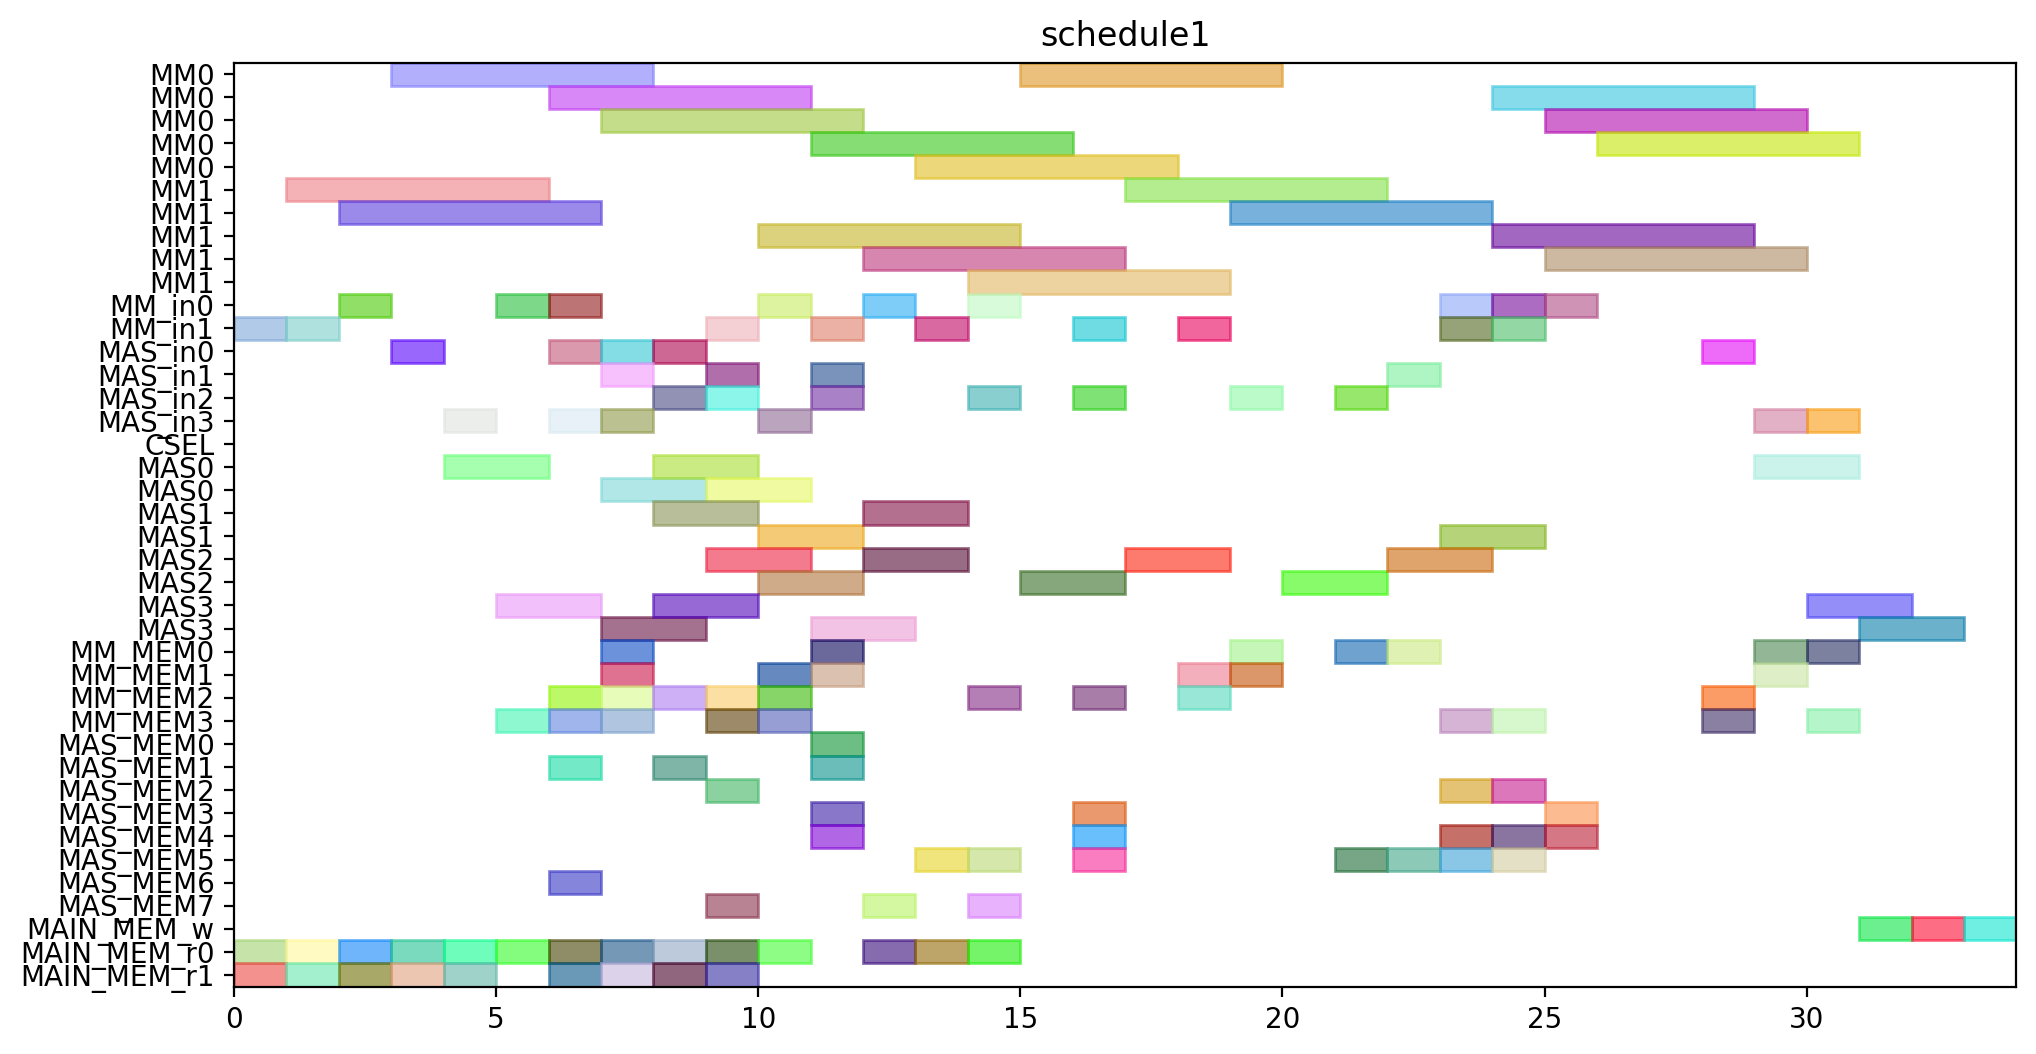

The Python source for this figure:
from pyschedule import Scenario, solvers, plotters, alt


def solve():
	horizon = 142
	S = Scenario("schedule1", horizon=horizon)

	# resource
	MM = S.Resources('MM', num=2, size=5)
	MM_in = S.Resources('MM_in', num=2)
	MAS_in = S.Resources('MAS_in', num=4)
	CSEL = S.Resource('CSEL')
	MAS = S.Resources('MAS', num=4, size=2, periods=range(1, horizon))
	MM_MEM = S.Resources('MM_MEM', num=4)
	MAS_MEM = S.Resources('MAS_MEM', num=8)
	MAIN_MEM_w = S.Resource('MAIN_MEM_w', size=1)
	MAIN_MEM_r = S.Resources('MAIN_MEM_r', num=2)

	# result of previous scheduling
	t2_in = S.Task('t2_in', length=1, delay_cost=1)
	S += t2_in >= 0
	t2_in += MM_in[1]

	t2_mem0 = S.Task('t2_mem0', length=1, delay_cost=1)
	S += t2_mem0 >= 0
	t2_mem0 += MAIN_MEM_r[0]

	t2_mem1 = S.Task('t2_mem1', length=1, delay_cost=1)
	S += t2_mem1 >= 0
	t2_mem1 += MAIN_MEM_r[1]

	t0_in = S.Task('t0_in', length=1, delay_cost=1)
	S += t0_in >= 1
	t0_in += MM_in[1]

	t0_mem0 = S.Task('t0_mem0', length=1, delay_cost=1)
	S += t0_mem0 >= 1
	t0_mem0 += MAIN_MEM_r[0]

	t0_mem1 = S.Task('t0_mem1', length=1, delay_cost=1)
	S += t0_mem1 >= 1
	t0_mem1 += MAIN_MEM_r[1]

	t2 = S.Task('t2', length=5, delay_cost=1)
	S += t2 >= 1
	t2 += MM[1]

	t0 = S.Task('t0', length=5, delay_cost=1)
	S += t0 >= 2
	t0 += MM[1]

	t1_in = S.Task('t1_in', length=1, delay_cost=1)
	S += t1_in >= 2
	t1_in += MM_in[0]

	t1_mem0 = S.Task('t1_mem0', length=1, delay_cost=1)
	S += t1_mem0 >= 2
	t1_mem0 += MAIN_MEM_r[0]

	t1_mem1 = S.Task('t1_mem1', length=1, delay_cost=1)
	S += t1_mem1 >= 2
	t1_mem1 += MAIN_MEM_r[1]

	t1 = S.Task('t1', length=5, delay_cost=1)
	S += t1 >= 3
	t1 += MM[0]

	t9_in = S.Task('t9_in', length=1, delay_cost=1)
	S += t9_in >= 3
	t9_in += MAS_in[0]

	t9_mem0 = S.Task('t9_mem0', length=1, delay_cost=1)
	S += t9_mem0 >= 3
	t9_mem0 += MAIN_MEM_r[0]

	t9_mem1 = S.Task('t9_mem1', length=1, delay_cost=1)
	S += t9_mem1 >= 3
	t9_mem1 += MAIN_MEM_r[1]

	t8_in = S.Task('t8_in', length=1, delay_cost=1)
	S += t8_in >= 4
	t8_in += MAS_in[3]

	t8_mem0 = S.Task('t8_mem0', length=1, delay_cost=1)
	S += t8_mem0 >= 4
	t8_mem0 += MAIN_MEM_r[0]

	t8_mem1 = S.Task('t8_mem1', length=1, delay_cost=1)
	S += t8_mem1 >= 4
	t8_mem1 += MAIN_MEM_r[1]

	t9 = S.Task('t9', length=2, delay_cost=1)
	S += t9 >= 4
	t9 += MAS[0]

	t26_in = S.Task('t26_in', length=1, delay_cost=1)
	S += t26_in >= 5
	t26_in += MM_in[0]

	t26_mem0 = S.Task('t26_mem0', length=1, delay_cost=1)
	S += t26_mem0 >= 5
	t26_mem0 += MAIN_MEM_r[0]

	t26_mem1 = S.Task('t26_mem1', length=1, delay_cost=1)
	S += t26_mem1 >= 5
	t26_mem1 += MM_MEM[3]

	t8 = S.Task('t8', length=2, delay_cost=1)
	S += t8 >= 5
	t8 += MAS[3]

	t10_in = S.Task('t10_in', length=1, delay_cost=1)
	S += t10_in >= 6
	t10_in += MM_in[0]

	t10_mem0 = S.Task('t10_mem0', length=1, delay_cost=1)
	S += t10_mem0 >= 6
	t10_mem0 += MAS_MEM[6]

	t10_mem1 = S.Task('t10_mem1', length=1, delay_cost=1)
	S += t10_mem1 >= 6
	t10_mem1 += MAS_MEM[1]

	t24_in = S.Task('t24_in', length=1, delay_cost=1)
	S += t24_in >= 6
	t24_in += MAS_in[0]

	t24_mem0 = S.Task('t24_mem0', length=1, delay_cost=1)
	S += t24_mem0 >= 6
	t24_mem0 += MM_MEM[2]

	t24_mem1 = S.Task('t24_mem1', length=1, delay_cost=1)
	S += t24_mem1 >= 6
	t24_mem1 += MM_MEM[3]

	t26 = S.Task('t26', length=5, delay_cost=1)
	S += t26 >= 6
	t26 += MM[0]

	t4_in = S.Task('t4_in', length=1, delay_cost=1)
	S += t4_in >= 6
	t4_in += MAS_in[3]

	t4_mem0 = S.Task('t4_mem0', length=1, delay_cost=1)
	S += t4_mem0 >= 6
	t4_mem0 += MAIN_MEM_r[0]

	t4_mem1 = S.Task('t4_mem1', length=1, delay_cost=1)
	S += t4_mem1 >= 6
	t4_mem1 += MAIN_MEM_r[1]

	t10 = S.Task('t10', length=5, delay_cost=1)
	S += t10 >= 7
	t10 += MM[0]

	t11_in = S.Task('t11_in', length=1, delay_cost=1)
	S += t11_in >= 7
	t11_in += MAS_in[0]

	t11_mem0 = S.Task('t11_mem0', length=1, delay_cost=1)
	S += t11_mem0 >= 7
	t11_mem0 += MM_MEM[0]

	t11_mem1 = S.Task('t11_mem1', length=1, delay_cost=1)
	S += t11_mem1 >= 7
	t11_mem1 += MM_MEM[3]

	t24 = S.Task('t24', length=2, delay_cost=1)
	S += t24 >= 7
	t24 += MAS[0]

	t3_in = S.Task('t3_in', length=1, delay_cost=1)
	S += t3_in >= 7
	t3_in += MAS_in[1]

	t3_mem0 = S.Task('t3_mem0', length=1, delay_cost=1)
	S += t3_mem0 >= 7
	t3_mem0 += MAIN_MEM_r[0]

	t3_mem1 = S.Task('t3_mem1', length=1, delay_cost=1)
	S += t3_mem1 >= 7
	t3_mem1 += MAIN_MEM_r[1]

	t4 = S.Task('t4', length=2, delay_cost=1)
	S += t4 >= 7
	t4 += MAS[3]

	t6_in = S.Task('t6_in', length=1, delay_cost=1)
	S += t6_in >= 7
	t6_in += MAS_in[3]

	t6_mem0 = S.Task('t6_mem0', length=1, delay_cost=1)
	S += t6_mem0 >= 7
	t6_mem0 += MM_MEM[2]

	t6_mem1 = S.Task('t6_mem1', length=1, delay_cost=1)
	S += t6_mem1 >= 7
	t6_mem1 += MM_MEM[1]

	t11 = S.Task('t11', length=2, delay_cost=1)
	S += t11 >= 8
	t11 += MAS[0]

	t13_in = S.Task('t13_in', length=1, delay_cost=1)
	S += t13_in >= 8
	t13_in += MAS_in[2]

	t13_mem0 = S.Task('t13_mem0', length=1, delay_cost=1)
	S += t13_mem0 >= 8
	t13_mem0 += MAIN_MEM_r[0]

	t13_mem1 = S.Task('t13_mem1', length=1, delay_cost=1)
	S += t13_mem1 >= 8
	t13_mem1 += MAIN_MEM_r[1]

	t25_in = S.Task('t25_in', length=1, delay_cost=1)
	S += t25_in >= 8
	t25_in += MAS_in[0]

	t25_mem0 = S.Task('t25_mem0', length=1, delay_cost=1)
	S += t25_mem0 >= 8
	t25_mem0 += MM_MEM[2]

	t25_mem1 = S.Task('t25_mem1', length=1, delay_cost=1)
	S += t25_mem1 >= 8
	t25_mem1 += MAS_MEM[1]

	t3 = S.Task('t3', length=2, delay_cost=1)
	S += t3 >= 8
	t3 += MAS[1]

	t6 = S.Task('t6', length=2, delay_cost=1)
	S += t6 >= 8
	t6 += MAS[3]

	t13 = S.Task('t13', length=2, delay_cost=1)
	S += t13 >= 9
	t13 += MAS[2]

	t14_in = S.Task('t14_in', length=1, delay_cost=1)
	S += t14_in >= 9
	t14_in += MAS_in[1]

	t14_mem0 = S.Task('t14_mem0', length=1, delay_cost=1)
	S += t14_mem0 >= 9
	t14_mem0 += MAIN_MEM_r[0]

	t14_mem1 = S.Task('t14_mem1', length=1, delay_cost=1)
	S += t14_mem1 >= 9
	t14_mem1 += MAIN_MEM_r[1]

	t16_in = S.Task('t16_in', length=1, delay_cost=1)
	S += t16_in >= 9
	t16_in += MAS_in[2]

	t16_mem0 = S.Task('t16_mem0', length=1, delay_cost=1)
	S += t16_mem0 >= 9
	t16_mem0 += MM_MEM[2]

	t16_mem1 = S.Task('t16_mem1', length=1, delay_cost=1)
	S += t16_mem1 >= 9
	t16_mem1 += MM_MEM[3]

	t25 = S.Task('t25', length=2, delay_cost=1)
	S += t25 >= 9
	t25 += MAS[0]

	t5_in = S.Task('t5_in', length=1, delay_cost=1)
	S += t5_in >= 9
	t5_in += MM_in[1]

	t5_mem0 = S.Task('t5_mem0', length=1, delay_cost=1)
	S += t5_mem0 >= 9
	t5_mem0 += MAS_MEM[2]

	t5_mem1 = S.Task('t5_mem1', length=1, delay_cost=1)
	S += t5_mem1 >= 9
	t5_mem1 += MAS_MEM[7]

	t14 = S.Task('t14', length=2, delay_cost=1)
	S += t14 >= 10
	t14 += MAS[1]

	t16 = S.Task('t16', length=2, delay_cost=1)
	S += t16 >= 10
	t16 += MAS[2]

	t19_in = S.Task('t19_in', length=1, delay_cost=1)
	S += t19_in >= 10
	t19_in += MM_in[0]

	t19_mem0 = S.Task('t19_mem0', length=1, delay_cost=1)
	S += t19_mem0 >= 10
	t19_mem0 += MAIN_MEM_r[0]

	t19_mem1 = S.Task('t19_mem1', length=1, delay_cost=1)
	S += t19_mem1 >= 10
	t19_mem1 += MM_MEM[3]

	t29_in = S.Task('t29_in', length=1, delay_cost=1)
	S += t29_in >= 10
	t29_in += MAS_in[3]

	t29_mem0 = S.Task('t29_mem0', length=1, delay_cost=1)
	S += t29_mem0 >= 10
	t29_mem0 += MM_MEM[2]

	t29_mem1 = S.Task('t29_mem1', length=1, delay_cost=1)
	S += t29_mem1 >= 10
	t29_mem1 += MM_MEM[1]

	t5 = S.Task('t5', length=5, delay_cost=1)
	S += t5 >= 10
	t5 += MM[1]

	t12_in = S.Task('t12_in', length=1, delay_cost=1)
	S += t12_in >= 11
	t12_in += MAS_in[2]

	t12_mem0 = S.Task('t12_mem0', length=1, delay_cost=1)
	S += t12_mem0 >= 11
	t12_mem0 += MM_MEM[0]

	t12_mem1 = S.Task('t12_mem1', length=1, delay_cost=1)
	S += t12_mem1 >= 11
	t12_mem1 += MAS_MEM[1]

	t15_in = S.Task('t15_in', length=1, delay_cost=1)
	S += t15_in >= 11
	t15_in += MM_in[1]

	t15_mem0 = S.Task('t15_mem0', length=1, delay_cost=1)
	S += t15_mem0 >= 11
	t15_mem0 += MAS_MEM[4]

	t15_mem1 = S.Task('t15_mem1', length=1, delay_cost=1)
	S += t15_mem1 >= 11
	t15_mem1 += MAS_MEM[3]

	t19 = S.Task('t19', length=5, delay_cost=1)
	S += t19 >= 11
	t19 += MM[0]

	t28_in = S.Task('t28_in', length=1, delay_cost=1)
	S += t28_in >= 11
	t28_in += MAS_in[1]

	t28_mem0 = S.Task('t28_mem0', length=1, delay_cost=1)
	S += t28_mem0 >= 11
	t28_mem0 += MAS_MEM[0]

	t28_mem1 = S.Task('t28_mem1', length=1, delay_cost=1)
	S += t28_mem1 >= 11
	t28_mem1 += MM_MEM[1]

	t29 = S.Task('t29', length=2, delay_cost=1)
	S += t29 >= 11
	t29 += MAS[3]

	t12 = S.Task('t12', length=2, delay_cost=1)
	S += t12 >= 12
	t12 += MAS[2]

	t15 = S.Task('t15', length=5, delay_cost=1)
	S += t15 >= 12
	t15 += MM[1]

	t28 = S.Task('t28', length=2, delay_cost=1)
	S += t28 >= 12
	t28 += MAS[1]

	t30_in = S.Task('t30_in', length=1, delay_cost=1)
	S += t30_in >= 12
	t30_in += MM_in[0]

	t30_mem0 = S.Task('t30_mem0', length=1, delay_cost=1)
	S += t30_mem0 >= 12
	t30_mem0 += MAIN_MEM_r[0]

	t30_mem1 = S.Task('t30_mem1', length=1, delay_cost=1)
	S += t30_mem1 >= 12
	t30_mem1 += MAS_MEM[7]

	t27_in = S.Task('t27_in', length=1, delay_cost=1)
	S += t27_in >= 13
	t27_in += MM_in[1]

	t27_mem0 = S.Task('t27_mem0', length=1, delay_cost=1)
	S += t27_mem0 >= 13
	t27_mem0 += MAIN_MEM_r[0]

	t27_mem1 = S.Task('t27_mem1', length=1, delay_cost=1)
	S += t27_mem1 >= 13
	t27_mem1 += MAS_MEM[5]

	t30 = S.Task('t30', length=5, delay_cost=1)
	S += t30 >= 13
	t30 += MM[0]

	t18_in = S.Task('t18_in', length=1, delay_cost=1)
	S += t18_in >= 14
	t18_in += MM_in[0]

	t18_mem0 = S.Task('t18_mem0', length=1, delay_cost=1)
	S += t18_mem0 >= 14
	t18_mem0 += MAIN_MEM_r[0]

	t18_mem1 = S.Task('t18_mem1', length=1, delay_cost=1)
	S += t18_mem1 >= 14
	t18_mem1 += MAS_MEM[5]

	t27 = S.Task('t27', length=5, delay_cost=1)
	S += t27 >= 14
	t27 += MM[1]

	t7_in = S.Task('t7_in', length=1, delay_cost=1)
	S += t7_in >= 14
	t7_in += MAS_in[2]

	t7_mem0 = S.Task('t7_mem0', length=1, delay_cost=1)
	S += t7_mem0 >= 14
	t7_mem0 += MM_MEM[2]

	t7_mem1 = S.Task('t7_mem1', length=1, delay_cost=1)
	S += t7_mem1 >= 14
	t7_mem1 += MAS_MEM[7]

	t18 = S.Task('t18', length=5, delay_cost=1)
	S += t18 >= 15
	t18 += MM[0]

	t7 = S.Task('t7', length=2, delay_cost=1)
	S += t7 >= 15
	t7 += MAS[2]

	t17_in = S.Task('t17_in', length=1, delay_cost=1)
	S += t17_in >= 16
	t17_in += MAS_in[2]

	t17_mem0 = S.Task('t17_mem0', length=1, delay_cost=1)
	S += t17_mem0 >= 16
	t17_mem0 += MM_MEM[2]

	t17_mem1 = S.Task('t17_mem1', length=1, delay_cost=1)
	S += t17_mem1 >= 16
	t17_mem1 += MAS_MEM[5]

	t35_in = S.Task('t35_in', length=1, delay_cost=1)
	S += t35_in >= 16
	t35_in += MM_in[1]

	t35_mem0 = S.Task('t35_mem0', length=1, delay_cost=1)
	S += t35_mem0 >= 16
	t35_mem0 += MAS_MEM[4]

	t35_mem1 = S.Task('t35_mem1', length=1, delay_cost=1)
	S += t35_mem1 >= 16
	t35_mem1 += MAS_MEM[3]

	t17 = S.Task('t17', length=2, delay_cost=1)
	S += t17 >= 17
	t17 += MAS[2]

	t35 = S.Task('t35', length=5, delay_cost=1)
	S += t35 >= 17
	t35 += MM[1]

	t31_in = S.Task('t31_in', length=1, delay_cost=1)
	S += t31_in >= 18
	t31_in += MM_in[1]

	t31_mem0 = S.Task('t31_mem0', length=1, delay_cost=1)
	S += t31_mem0 >= 18
	t31_mem0 += MM_MEM[2]

	t31_mem1 = S.Task('t31_mem1', length=1, delay_cost=1)
	S += t31_mem1 >= 18
	t31_mem1 += MM_MEM[1]

	t20_in = S.Task('t20_in', length=1, delay_cost=1)
	S += t20_in >= 19
	t20_in += MAS_in[2]

	t20_mem0 = S.Task('t20_mem0', length=1, delay_cost=1)
	S += t20_mem0 >= 19
	t20_mem0 += MM_MEM[0]

	t20_mem1 = S.Task('t20_mem1', length=1, delay_cost=1)
	S += t20_mem1 >= 19
	t20_mem1 += MM_MEM[1]

	t31 = S.Task('t31', length=5, delay_cost=1)
	S += t31 >= 19
	t31 += MM[1]

	t20 = S.Task('t20', length=2, delay_cost=1)
	S += t20 >= 20
	t20 += MAS[2]


	# new tasks
	t21 = S.Task('t21', length=2, delay_cost=1)
	t21 += alt(MAS)
	t21_in = S.Task('t21_in', length=1, delay_cost=1)
	t21_in += alt(MAS_in)
	S += t21_in*MAS_in[0]<=t21*MAS[0]

	S += t21_in*MAS_in[1]<=t21*MAS[1]

	S += t21_in*MAS_in[2]<=t21*MAS[2]

	S += t21_in*MAS_in[3]<=t21*MAS[3]

	t21_mem0 = S.Task('t21_mem0', length=1, delay_cost=1)
	t21_mem0 += MM_MEM[0]
	S += 7 < t21_mem0
	S += t21_mem0 <= t21

	t21_mem1 = S.Task('t21_mem1', length=1, delay_cost=1)
	t21_mem1 += MAS_MEM[5]
	S += 21 < t21_mem1
	S += t21_mem1 <= t21

	t22 = S.Task('t22', length=2, delay_cost=1)
	t22 += alt(MAS)
	t22_in = S.Task('t22_in', length=1, delay_cost=1)
	t22_in += alt(MAS_in)
	S += t22_in*MAS_in[0]<=t22*MAS[0]

	S += t22_in*MAS_in[1]<=t22*MAS[1]

	S += t22_in*MAS_in[2]<=t22*MAS[2]

	S += t22_in*MAS_in[3]<=t22*MAS[3]

	t22_mem0 = S.Task('t22_mem0', length=1, delay_cost=1)
	t22_mem0 += MM_MEM[0]
	S += 7 < t22_mem0
	S += t22_mem0 <= t22

	t22_mem1 = S.Task('t22_mem1', length=1, delay_cost=1)
	t22_mem1 += MAS_MEM[5]
	S += 21 < t22_mem1
	S += t22_mem1 <= t22

	t32 = S.Task('t32', length=5, delay_cost=1)
	t32 += alt(MM)
	t32_in = S.Task('t32_in', length=1, delay_cost=1)
	t32_in += alt(MM_in)
	S += t32_in*MM_in[0]<=t32*MM[0]
	S += t32_in*MM_in[1]<=t32*MM[1]
	t32_mem0 = S.Task('t32_mem0', length=1, delay_cost=1)
	t32_mem0 += MAS_MEM[2]
	S += 13 < t32_mem0
	S += t32_mem0 <= t32

	t32_mem1 = S.Task('t32_mem1', length=1, delay_cost=1)
	t32_mem1 += MM_MEM[3]
	S += 23 < t32_mem1
	S += t32_mem1 <= t32

	t33 = S.Task('t33', length=5, delay_cost=1)
	t33 += alt(MM)
	t33_in = S.Task('t33_in', length=1, delay_cost=1)
	t33_in += alt(MM_in)
	S += t33_in*MM_in[0]<=t33*MM[0]
	S += t33_in*MM_in[1]<=t33*MM[1]
	t33_mem0 = S.Task('t33_mem0', length=1, delay_cost=1)
	t33_mem0 += MAS_MEM[4]
	S += 18 < t33_mem0
	S += t33_mem0 <= t33

	t33_mem1 = S.Task('t33_mem1', length=1, delay_cost=1)
	t33_mem1 += MM_MEM[3]
	S += 23 < t33_mem1
	S += t33_mem1 <= t33

	t23 = S.Task('t23', length=5, delay_cost=1)
	t23 += alt(MM)
	t23_in = S.Task('t23_in', length=1, delay_cost=1)
	t23_in += alt(MM_in)
	S += t23_in*MM_in[0]<=t23*MM[0]
	S += t23_in*MM_in[1]<=t23*MM[1]
	t23_mem0 = S.Task('t23_mem0', length=1, delay_cost=1)
	t23_mem0 += alt(MAS_MEM)
	S += (t21*MAS[0])-1 < t23_mem0*MAS_MEM[0]
	S += (t21*MAS[1])-1 < t23_mem0*MAS_MEM[2]
	S += (t21*MAS[2])-1 < t23_mem0*MAS_MEM[4]
	S += (t21*MAS[3])-1 < t23_mem0*MAS_MEM[6]
	S += t23_mem0 <= t23

	t23_mem1 = S.Task('t23_mem1', length=1, delay_cost=1)
	t23_mem1 += alt(MAS_MEM)
	S += (t22*MAS[0])-1 < t23_mem1*MAS_MEM[1]
	S += (t22*MAS[1])-1 < t23_mem1*MAS_MEM[3]
	S += (t22*MAS[2])-1 < t23_mem1*MAS_MEM[5]
	S += (t22*MAS[3])-1 < t23_mem1*MAS_MEM[7]
	S += t23_mem1 <= t23

	t34 = S.Task('t34', length=5, delay_cost=1)
	t34 += alt(MM)
	t34_in = S.Task('t34_in', length=1, delay_cost=1)
	t34_in += alt(MM_in)
	S += t34_in*MM_in[0]<=t34*MM[0]
	S += t34_in*MM_in[1]<=t34*MM[1]
	t34_mem0 = S.Task('t34_mem0', length=1, delay_cost=1)
	t34_mem0 += MAS_MEM[4]
	S += 16 < t34_mem0
	S += t34_mem0 <= t34

	t34_mem1 = S.Task('t34_mem1', length=1, delay_cost=1)
	t34_mem1 += alt(MAS_MEM)
	S += (t21*MAS[0])-1 < t34_mem1*MAS_MEM[1]
	S += (t21*MAS[1])-1 < t34_mem1*MAS_MEM[3]
	S += (t21*MAS[2])-1 < t34_mem1*MAS_MEM[5]
	S += (t21*MAS[3])-1 < t34_mem1*MAS_MEM[7]
	S += t34_mem1 <= t34

	t36 = S.Task('t36', length=5, delay_cost=1)
	t36 += alt(MM)
	t36_in = S.Task('t36_in', length=1, delay_cost=1)
	t36_in += alt(MM_in)
	S += t36_in*MM_in[0]<=t36*MM[0]
	S += t36_in*MM_in[1]<=t36*MM[1]
	t36_mem0 = S.Task('t36_mem0', length=1, delay_cost=1)
	t36_mem0 += MAS_MEM[4]
	S += 18 < t36_mem0
	S += t36_mem0 <= t36

	t36_mem1 = S.Task('t36_mem1', length=1, delay_cost=1)
	t36_mem1 += alt(MAS_MEM)
	S += (t22*MAS[0])-1 < t36_mem1*MAS_MEM[1]
	S += (t22*MAS[1])-1 < t36_mem1*MAS_MEM[3]
	S += (t22*MAS[2])-1 < t36_mem1*MAS_MEM[5]
	S += (t22*MAS[3])-1 < t36_mem1*MAS_MEM[7]
	S += t36_mem1 <= t36

	PY_new = S.Task('PY_new', length=2, delay_cost=1)
	PY_new += alt(MAS)
	PY_new_in = S.Task('PY_new_in', length=1, delay_cost=1)
	PY_new_in += alt(MAS_in)
	S += PY_new_in*MAS_in[0]<=PY_new*MAS[0]

	S += PY_new_in*MAS_in[1]<=PY_new*MAS[1]

	S += PY_new_in*MAS_in[2]<=PY_new*MAS[2]

	S += PY_new_in*MAS_in[3]<=PY_new*MAS[3]

	S += 0<PY_new

	PY_new_w = S.Task('PY_new_w', length=1, delay_cost=1)
	PY_new_w += alt(MAIN_MEM_w)
	S += PY_new <= PY_new_w

	PY_new_mem0 = S.Task('PY_new_mem0', length=1, delay_cost=1)
	PY_new_mem0 += alt(MM_MEM)
	S += (t23*MM[0])-1 < PY_new_mem0*MM_MEM[0]
	S += (t23*MM[1])-1 < PY_new_mem0*MM_MEM[2]
	S += PY_new_mem0 <= PY_new

	PY_new_mem1 = S.Task('PY_new_mem1', length=1, delay_cost=1)
	PY_new_mem1 += alt(MM_MEM)
	S += (t32*MM[0])-1 < PY_new_mem1*MM_MEM[1]
	S += (t32*MM[1])-1 < PY_new_mem1*MM_MEM[3]
	S += PY_new_mem1 <= PY_new

	PX_new = S.Task('PX_new', length=2, delay_cost=1)
	PX_new += alt(MAS)
	PX_new_in = S.Task('PX_new_in', length=1, delay_cost=1)
	PX_new_in += alt(MAS_in)
	S += PX_new_in*MAS_in[0]<=PX_new*MAS[0]

	S += PX_new_in*MAS_in[1]<=PX_new*MAS[1]

	S += PX_new_in*MAS_in[2]<=PX_new*MAS[2]

	S += PX_new_in*MAS_in[3]<=PX_new*MAS[3]

	S += 0<PX_new

	PX_new_w = S.Task('PX_new_w', length=1, delay_cost=1)
	PX_new_w += alt(MAIN_MEM_w)
	S += PX_new <= PX_new_w

	PX_new_mem0 = S.Task('PX_new_mem0', length=1, delay_cost=1)
	PX_new_mem0 += alt(MM_MEM)
	S += (t34*MM[0])-1 < PX_new_mem0*MM_MEM[0]
	S += (t34*MM[1])-1 < PX_new_mem0*MM_MEM[2]
	S += PX_new_mem0 <= PX_new

	PX_new_mem1 = S.Task('PX_new_mem1', length=1, delay_cost=1)
	PX_new_mem1 += alt(MM_MEM)
	S += (t33*MM[0])-1 < PX_new_mem1*MM_MEM[1]
	S += (t33*MM[1])-1 < PX_new_mem1*MM_MEM[3]
	S += PX_new_mem1 <= PX_new

	PZ_new = S.Task('PZ_new', length=2, delay_cost=1)
	PZ_new += alt(MAS)
	PZ_new_in = S.Task('PZ_new_in', length=1, delay_cost=1)
	PZ_new_in += alt(MAS_in)
	S += PZ_new_in*MAS_in[0]<=PZ_new*MAS[0]

	S += PZ_new_in*MAS_in[1]<=PZ_new*MAS[1]

	S += PZ_new_in*MAS_in[2]<=PZ_new*MAS[2]

	S += PZ_new_in*MAS_in[3]<=PZ_new*MAS[3]

	S += 0<PZ_new

	PZ_new_w = S.Task('PZ_new_w', length=1, delay_cost=1)
	PZ_new_w += alt(MAIN_MEM_w)
	S += PZ_new <= PZ_new_w

	PZ_new_mem0 = S.Task('PZ_new_mem0', length=1, delay_cost=1)
	PZ_new_mem0 += alt(MM_MEM)
	S += (t36*MM[0])-1 < PZ_new_mem0*MM_MEM[0]
	S += (t36*MM[1])-1 < PZ_new_mem0*MM_MEM[2]
	S += PZ_new_mem0 <= PZ_new

	PZ_new_mem1 = S.Task('PZ_new_mem1', length=1, delay_cost=1)
	PZ_new_mem1 += MM_MEM[3]
	S += 21 < PZ_new_mem1
	S += PZ_new_mem1 <= PZ_new

	solvers.mip.solve(S,msg=1,kind='CPLEX',ratio_gap=1.01)

	solution = [['hoge']*len(S.solution()[1]) for i in range(len(S.solution()))]
	for i in range(len(S.solution())):
		for j in range(len(S.solution()[i])):
			solution[i][j]=str(S.solution()[i][j])
	print(solution)

	cycles = int(solution[-1][3])

	pic_file_name = "/mnt/rose/usr1/fukuda/ABE/multiRAM_multiMAS_16mux/scheduling_result/stage5MM2_stage2MAS4/EP_ADD_A_ANY/schedule1.png"
	if(S.solution() != []):
		plotters.matplotlib.plot(S,img_filename=pic_file_name, show_task_labels=False, fig_size=(cycles*0.25+3, 6))

	return solution
